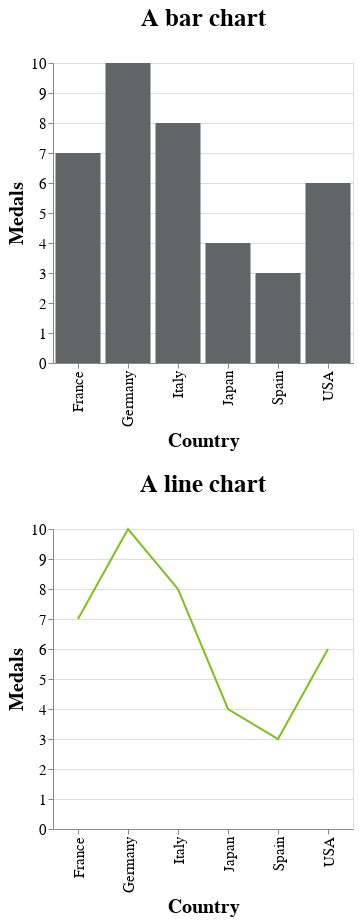

The code cell stored with this chart in its notebook:
### Markdown cell above
## Vertical Concatenation

### Code cell
configure_layout(alt.vconcat(chart1,chart2))

### Figure 1 — Vega-Lite specification as saved in the notebook (floating-point values rounded to 4 significant figures)
{"config": {"view": {"continuousWidth": 400, "continuousHeight": 300}, "axis": {"labelFontSize": 15, "titleFontSize": 20}, "legend": {"labelFontSize": 15, "titleFontSize": 20}, "title": {"fontSize": 25, "offset": 25}}, "vconcat": [{"mark": {"type": "bar", "color": "#636466"}, "encoding": {"x": {"field": "Country", "type": "nominal"}, "y": {"field": "Medals", "type": "quantitative"}}, "title": "A bar chart", "width": 300}, {"mark": {"type": "line", "color": "#80C11E"}, "encoding": {"x": {"field": "Country", "type": "nominal"}, "y": {"field": "Medals", "type": "quantitative"}}, "title": "A line chart", "width": 300}], "data": {"name": "data-679b3cb888c979e4923127b2d96de8f9"}, "$schema": "https://vega.github.io/schema/vega-lite/v4.17.0.json", "datasets": {"data-679b3cb888c979e4923127b2d96de8f9": [{"Country": "Japan", "Medals": 4, "Region": "Asia"}, {"Country": "USA", "Medals": 6, "Region": "Americas"}, {"Country": "Germany", "Medals": 10, "Region": "Europe"}, {"Country": "Spain", "Medals": 3, "Region": "Europe"}, {"Country": "France", "Medals": 7, "Region": "Europe"}, {"Country": "Italy", "Medals": 8, "Region": "Europe"}]}}
